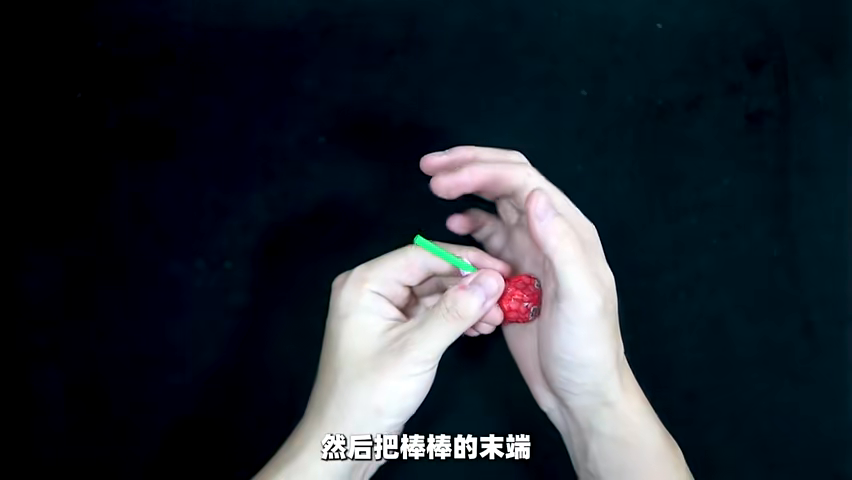
#> input picture frame 504 of PythonProject/video.mp4, 852 x 480 px
$ python try2.py
#> lines starting #> are read from the running program, lines starting #| are printed output that depends on the picture; after the words box and inside, x2 and y2 are one past the last pixel; in counts of white or black regions, pixels touching at a corner belong together
import cv2
import numpy as np

def main():
    # 1. 配置：选择视频源（0为摄像头，或替换为视频路径如"video.mp4"）
    cap = cv2.VideoCapture("video.mp4")  # 摄像头
    # cap = cv2.VideoCapture("red_ball_video.mp4")  # 本地视频

    # 2. 定义红色在HSV空间的范围（根据实际环境调整）
    # 红色在HSV中分为两个区间（0-10和170-179）
    lower_red1 = np.array([0, 120, 70])    # 低范围
    upper_red1 = np.array([10, 255, 255])
    lower_red2 = np.array([170, 120, 70])  # 高范围
    upper_red2 = np.array([179, 255, 255])

    while True:
        # 3. 读取视频帧
        ret, frame = cap.read()
#> frame is the input picture: shape (480, 852, 3); mean B, G, R 49.4, 41.4, 35.3
        if not ret:  # 视频结束或读取失败
            break

        # 4. 转换为HSV颜色空间（便于颜色分割）
        hsv = cv2.cvtColor(frame, cv2.COLOR_BGR2HSV)
#> hsv: shape (480, 852, 3); mean H, S, V 95.4, 188.7, 51.2

        # 5. 颜色分割：提取红色区域（合并两个区间）
        mask1 = cv2.inRange(hsv, lower_red1, upper_red1)
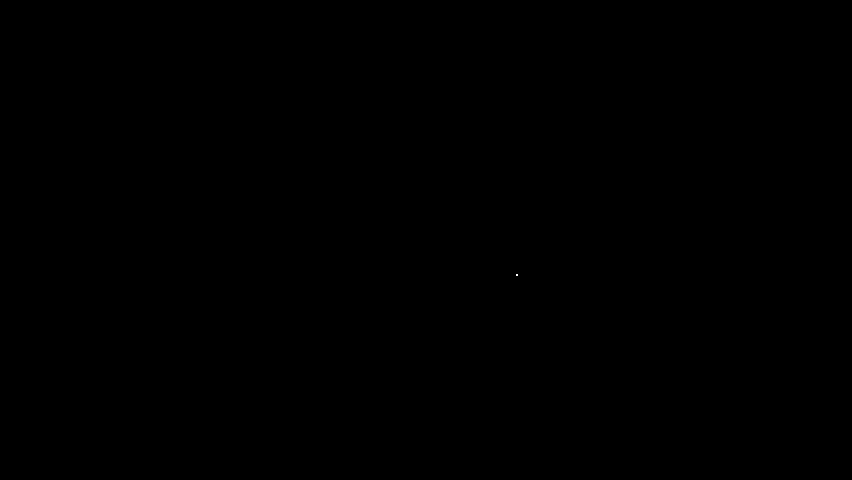
#> mask1: shape (480, 852); 0% white in thin lines or dots, all inside (x1, y1, x2, y2) = (516, 274, 518, 276)
        mask2 = cv2.inRange(hsv, lower_red2, upper_red2)
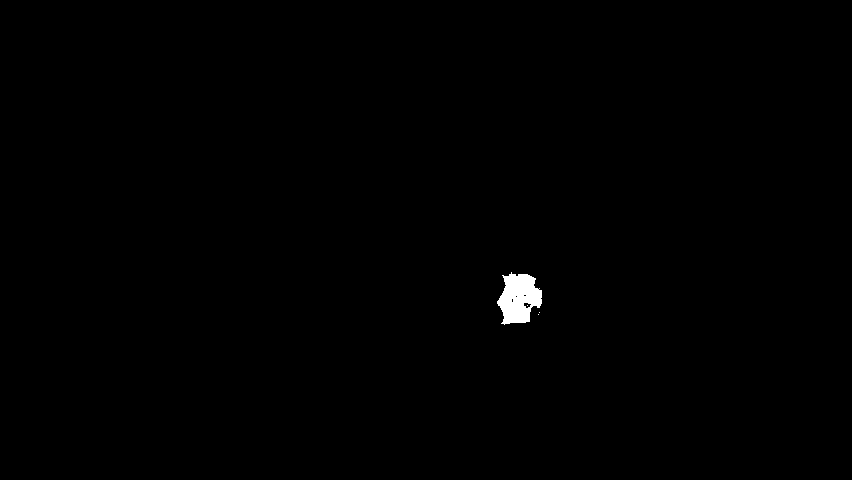
#> mask2: shape (480, 852); 0.39% white; 4 white regions (3 under 20 px), largest, box (x1, y1, x2, y2) and area: (497, 272, 542, 325) 1605
        mask = cv2.bitwise_or(mask1, mask2)  # 合并两个红色掩码
#> mask: shape (480, 852); 0.39% white; 4 white regions (3 under 20 px), largest, box (x1, y1, x2, y2) and area: (497, 272, 542, 325) 1609

        # 6. 形态学操作：去除噪声（开运算）
        kernel = np.ones((5, 5), np.uint8)
        mask = cv2.morphologyEx(mask, cv2.MORPH_OPEN, kernel)
#> mask: shape (480, 852); 0.39% white; 1 white region

        # 7. 查找轮廓（只保留外轮廓，减少计算量）
        contours, _ = cv2.findContours(mask, cv2.RETR_EXTERNAL, cv2.CHAIN_APPROX_SIMPLE)
#> contours = 1 contour; box (x1, y1, x2, y2) and area: (498, 274, 542, 324) 1492

        # 8. 遍历轮廓，筛选有效目标并框选
        for cnt in contours:
            # 过滤小面积轮廓（去除噪声）
            area = cv2.contourArea(cnt)
            if area < 100:  # 面积阈值，根据目标大小调整
                continue

            # ① 最小外接矩形（轴对齐）
            x, y, w, h = cv2.boundingRect(cnt)
            cv2.rectangle(frame, (x, y), (x + w, y + h), (0, 255, 0), 2)  # 绿色矩形

            # ② 多边形拟合（逼近轮廓，更贴合形状）
            # 计算轮廓周长，epsilon为拟合精度（周长的2%）
            perimeter = cv2.arcLength(cnt, closed=True)
            epsilon = 0.02 * perimeter
            approx = cv2.approxPolyDP(cnt, epsilon, closed=True)
            # 绘制多边形（蓝色）
            cv2.polylines(frame, [approx], isClosed=True, color=(255, 0, 0), thickness=2)
#> this loop made 1 pass
#> (area, x, y, w, h, perimeter, epsilon) on pass 1: (1492, 498, 274, 44, 50, 190.9, 3.82)
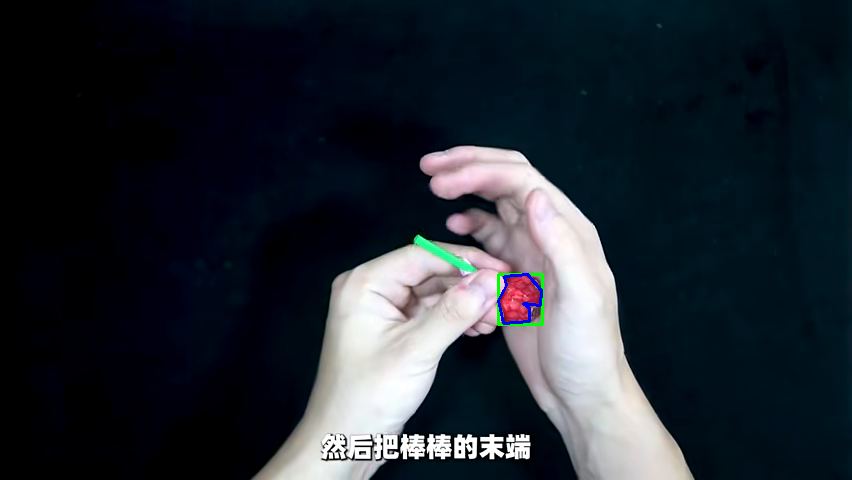
#> frame: shape (480, 852, 3); 0.23% of pixels changed, all inside (x1, y1, x2, y2) = (497, 273, 544, 326)

        # 9. 实时显示处理结果
        cv2.imshow("Red Ball Tracking", frame)

        # 按'q'退出
        if cv2.waitKey(1) & 0xFF == ord('q'):
#> (key q is pressed here)
            break

    # 释放资源
    cap.release()
    cv2.destroyAllWindows()

if __name__ == "__main__":
    main()
